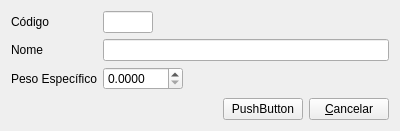
<ui version="4.0" >
 <class>Material</class>
 <widget class="QWidget" name="Material" >
  <property name="geometry" >
   <rect>
    <x>0</x>
    <y>0</y>
    <width>400</width>
    <height>131</height>
   </rect>
  </property>
  <property name="windowTitle" >
   <string>Material</string>
  </property>
  <layout class="QVBoxLayout" name="verticalLayout" >
   <item>
    <layout class="QGridLayout" name="gridLayout" >
     <item row="2" column="0" >
      <widget class="QLabel" name="label_3" >
       <property name="text" >
        <string>Peso Específico</string>
       </property>
      </widget>
     </item>
     <item row="1" column="0" >
      <widget class="QLabel" name="label_2" >
       <property name="text" >
        <string>Nome</string>
       </property>
      </widget>
     </item>
     <item row="0" column="0" >
      <widget class="QLabel" name="label" >
       <property name="text" >
        <string>Código</string>
       </property>
      </widget>
     </item>
     <item row="0" column="2" >
      <layout class="QHBoxLayout" name="horizontalLayout" >
       <item>
        <widget class="QLineEdit" name="codigoEdit" >
         <property name="sizePolicy" >
          <sizepolicy vsizetype="Fixed" hsizetype="Fixed" >
           <horstretch>0</horstretch>
           <verstretch>0</verstretch>
          </sizepolicy>
         </property>
         <property name="maximumSize" >
          <size>
           <width>50</width>
           <height>16777215</height>
          </size>
         </property>
         <property name="text" >
          <string/>
         </property>
         <property name="frame" >
          <bool>true</bool>
         </property>
         <property name="readOnly" >
          <bool>true</bool>
         </property>
        </widget>
       </item>
       <item>
        <spacer name="horizontalSpacer" >
         <property name="orientation" >
          <enum>Qt::Horizontal</enum>
         </property>
         <property name="sizeHint" stdset="0" >
          <size>
           <width>40</width>
           <height>20</height>
          </size>
         </property>
        </spacer>
       </item>
      </layout>
     </item>
     <item row="1" column="2" >
      <widget class="QLineEdit" name="nomeEdit" >
       <property name="maxLength" >
        <number>64</number>
       </property>
      </widget>
     </item>
     <item row="4" column="2" >
      <layout class="QHBoxLayout" name="horizontalLayout_2" >
       <item>
        <spacer name="horizontalSpacer_2" >
         <property name="orientation" >
          <enum>Qt::Horizontal</enum>
         </property>
         <property name="sizeHint" stdset="0" >
          <size>
           <width>40</width>
           <height>20</height>
          </size>
         </property>
        </spacer>
       </item>
       <item>
        <widget class="QPushButton" name="submitButton" >
         <property name="text" >
          <string>PushButton</string>
         </property>
        </widget>
       </item>
       <item>
        <widget class="QPushButton" name="cancelButton" >
         <property name="text" >
          <string>&amp;Cancelar</string>
         </property>
        </widget>
       </item>
      </layout>
     </item>
     <item row="3" column="2" >
      <spacer name="verticalSpacer" >
       <property name="orientation" >
        <enum>Qt::Vertical</enum>
       </property>
       <property name="sizeHint" stdset="0" >
        <size>
         <width>20</width>
         <height>40</height>
        </size>
       </property>
      </spacer>
     </item>
     <item row="2" column="2" >
      <widget class="QDoubleSpinBox" name="densidadeEdit" >
       <property name="maximumSize" >
        <size>
         <width>80</width>
         <height>16777215</height>
        </size>
       </property>
       <property name="decimals" >
        <number>4</number>
       </property>
       <property name="maximum" >
        <double>100.000000000000000</double>
       </property>
       <property name="singleStep" >
        <double>0.500000000000000</double>
       </property>
       <property name="value" >
        <double>0.000000000000000</double>
       </property>
      </widget>
     </item>
    </layout>
   </item>
  </layout>
 </widget>
 <resources/>
 <connections/>
</ui>
